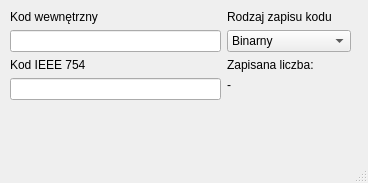
<?xml version="1.0" encoding="UTF-8"?>
<ui version="4.0">
 <class>MainWindow</class>
 <widget class="QMainWindow" name="MainWindow">
  <property name="geometry">
   <rect>
    <x>0</x>
    <y>0</y>
    <width>368</width>
    <height>183</height>
   </rect>
  </property>
  <property name="windowTitle">
   <string>Konwerter_ZAD5</string>
  </property>
  <widget class="QWidget" name="centralwidget">
   <widget class="QWidget" name="horizontalLayoutWidget">
    <property name="geometry">
     <rect>
      <x>10</x>
      <y>10</y>
      <width>341</width>
      <height>126</height>
     </rect>
    </property>
    <layout class="QHBoxLayout" name="horizontalLayout">
     <item>
      <layout class="QVBoxLayout" name="verticalLayout">
       <item>
        <widget class="QLabel" name="label_2">
         <property name="text">
          <string>Kod wewnętrzny</string>
         </property>
        </widget>
       </item>
       <item>
        <widget class="QLineEdit" name="ownEdit">
         <property name="text">
          <string/>
         </property>
        </widget>
       </item>
       <item>
        <widget class="QLabel" name="label">
         <property name="text">
          <string>Kod IEEE 754</string>
         </property>
        </widget>
       </item>
       <item>
        <widget class="QLineEdit" name="floatEdit"/>
       </item>
       <item>
        <spacer name="verticalSpacer_2">
         <property name="orientation">
          <enum>Qt::Vertical</enum>
         </property>
         <property name="sizeHint" stdset="0">
          <size>
           <width>20</width>
           <height>40</height>
          </size>
         </property>
        </spacer>
       </item>
      </layout>
     </item>
     <item>
      <layout class="QVBoxLayout" name="verticalLayout_2">
       <item>
        <widget class="QLabel" name="label_3">
         <property name="text">
          <string>Rodzaj zapisu kodu</string>
         </property>
        </widget>
       </item>
       <item>
        <widget class="QComboBox" name="binHexBox">
         <item>
          <property name="text">
           <string>Binarny</string>
          </property>
         </item>
         <item>
          <property name="text">
           <string>Heksadecymalny</string>
          </property>
         </item>
        </widget>
       </item>
       <item>
        <widget class="QLabel" name="label_4">
         <property name="text">
          <string>Zapisana liczba:</string>
         </property>
        </widget>
       </item>
       <item>
        <widget class="QLabel" name="number">
         <property name="text">
          <string>-</string>
         </property>
        </widget>
       </item>
       <item>
        <spacer name="verticalSpacer">
         <property name="orientation">
          <enum>Qt::Vertical</enum>
         </property>
         <property name="sizeHint" stdset="0">
          <size>
           <width>20</width>
           <height>40</height>
          </size>
         </property>
        </spacer>
       </item>
      </layout>
     </item>
    </layout>
   </widget>
  </widget>
  <widget class="QMenuBar" name="menubar">
   <property name="geometry">
    <rect>
     <x>0</x>
     <y>0</y>
     <width>368</width>
     <height>21</height>
    </rect>
   </property>
  </widget>
  <widget class="QStatusBar" name="statusbar"/>
 </widget>
 <resources/>
 <connections/>
</ui>
